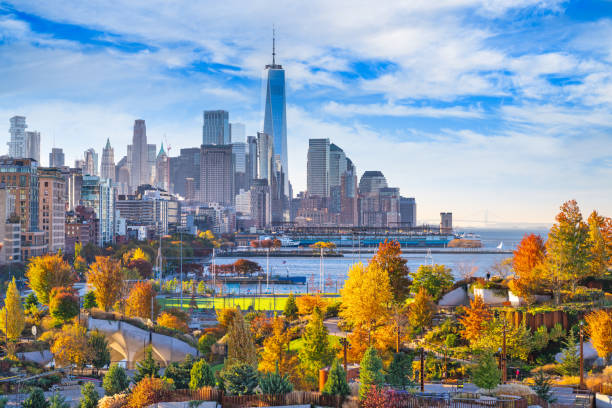
#> input picture NewYork.jpg, 612 x 408 px
$ python transformations.py
#> lines starting #> are read from the running program, lines starting #| are printed output that depends on the picture
import cv2 as cv
import numpy as np

img = cv.imread('NewYork.jpg')
#> img is the input picture: shape (408, 612, 3); mean B, G, R 153.3, 149.1, 140.7
cv.imshow('Newyork', img)


# Translation
def translate(img, x, y):
#> called with x = 100, y = 100
    transMat = np.float32([[1, 0, x], [0, 1, y]])
    dimensions = (img.shape[1], img.shape[0])
#> dimensions = (612, 408)
    return cv.warpAffine(img, transMat, dimensions)
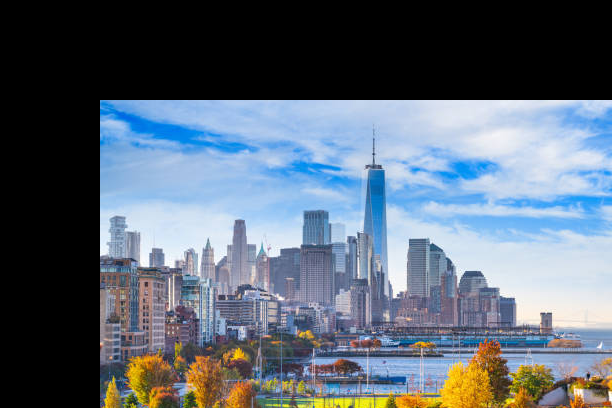
#> returned value: shape (408, 612, 3); mean of channels 0, 1, 2 116.4, 103.7, 92.4; drawn as B, G, R

#Rotation
def rotate(img, angle, rotPoint=None):
#> called with angle = 45
    (height, width) = img.shape[:2]
#> height = 408; width = 612

    if rotPoint is None:
        rotPoint = (width//2, height//2)
#> rotPoint = (306, 204)

    rotMat = cv.getRotationMatrix2D(rotPoint, angle, 1.0)
    dimensions = (width, height)
#> dimensions = (612, 408)

    return cv.warpAffine(img, rotMat, dimensions)
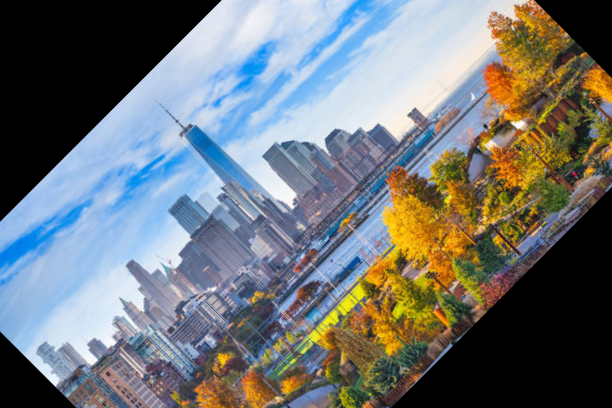
#> returned value: shape (408, 612, 3); mean of channels 0, 1, 2 118.8, 116.9, 111.9; drawn as B, G, R

translated = translate(img, 100, 100)
cv.imshow('Translated', translated)

rotated = rotate(img, 45)
cv.imshow('Rotated', rotated)
cv.waitKey(0)
cv.destroyAllWindows()

$ run again, with 1.jpg copied over NewYork.jpg
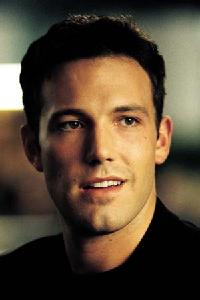
#> input picture 1.jpg, 200 x 300 px
#> img is the input picture: shape (300, 200, 3); mean B, G, R 52.4, 70.4, 85.8
#> in translate, `return cv.warpAffine(img, transMat, dimensions)`:
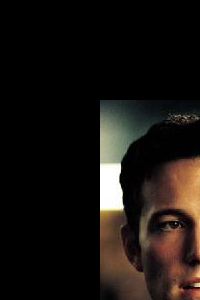
#> returned value: shape (300, 200, 3); mean of channels 0, 1, 2 16.7, 20.2, 25.2; drawn as B, G, R
#> in rotate, `return cv.warpAffine(img, rotMat, dimensions)`:
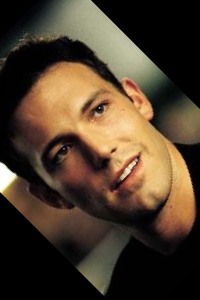
#> returned value: shape (300, 200, 3); mean of channels 0, 1, 2 44.1, 61.3, 77.3; drawn as B, G, R
